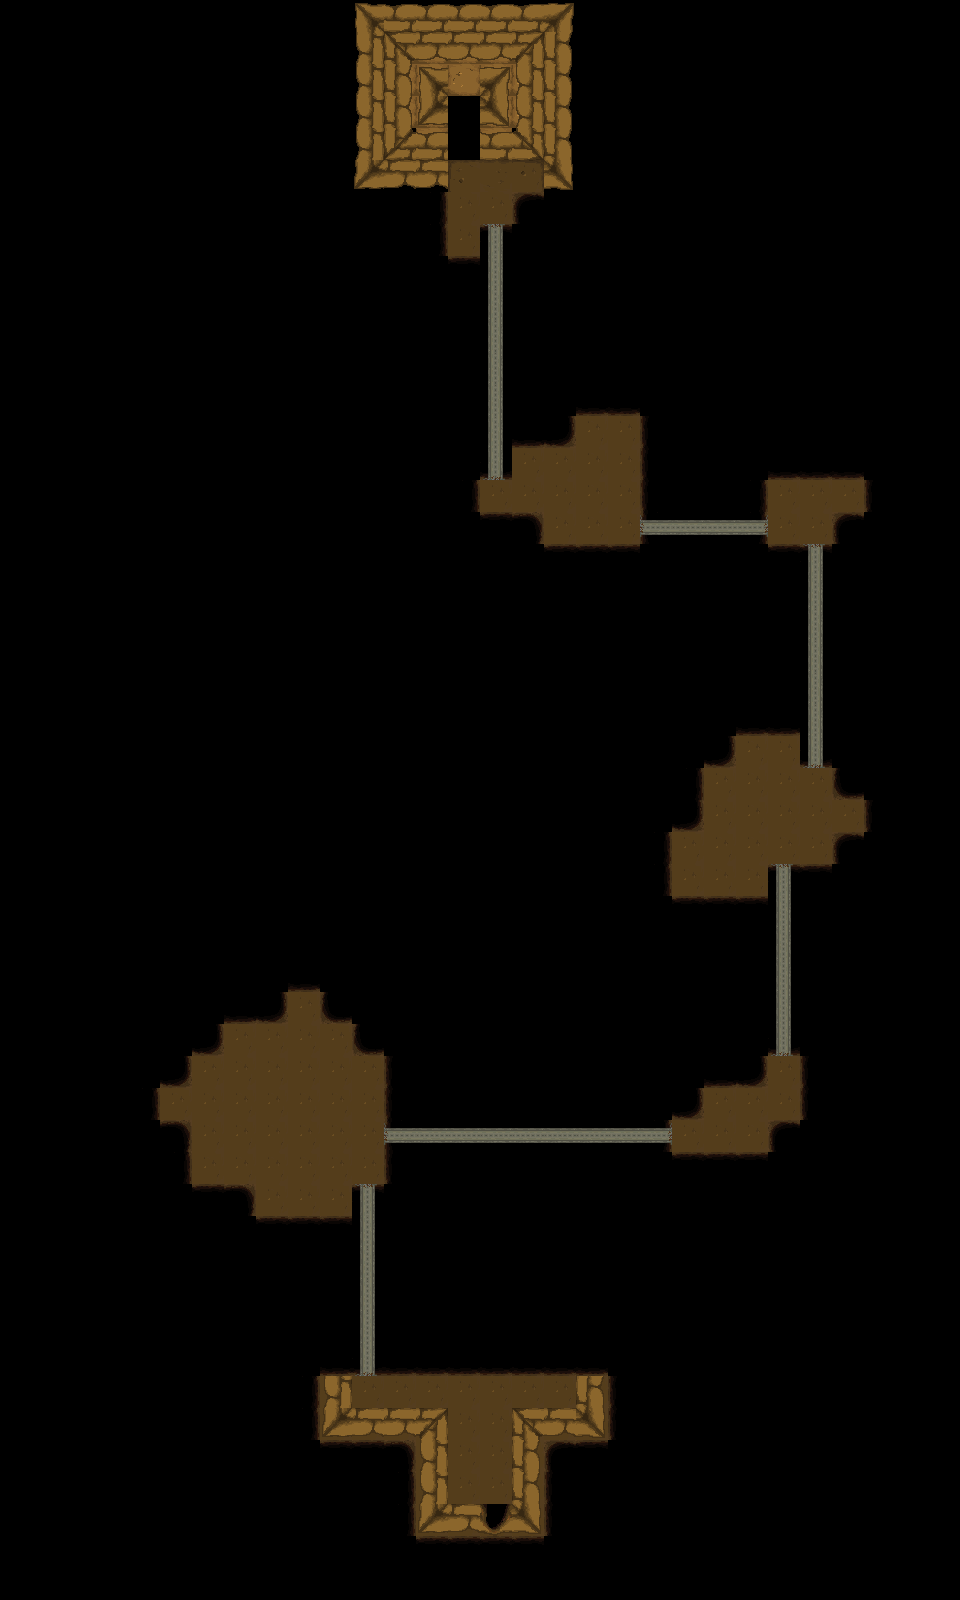

A 2D game scene composited from a Tiled map and its tileset images. What follows is a short description and the map's XML, with each tile layer's data collapsed to a summary:
An orthogonal 30x50 tile map with 32x32 px tiles, 2 tile layers (Background, Obstacles) and 8 objects (6x NPC2, SpawnPlayer, Cave).

<map version="1.10" tiledversion="1.11.2" orientation="orthogonal" renderorder="right-down" width="30" height="50" tilewidth="32" tileheight="32" infinite="0" nextlayerid="6" nextobjectid="9">
 <editorsettings>
  <export target="../public/assets/maps/map-level-06.json" format="json" />
 </editorsettings>
 <tileset firstgid="1" source="tileset.tsx" />
 <layer id="1" name="Background" width="30" height="50">
  <data>[1500 cells, 193 non-empty, 14 distinct tile ids]</data>
 </layer>
 <layer id="2" name="Obstacles" width="30" height="50">
  <data>[1500 cells, 1360 non-empty, 22 distinct tile ids]</data>
 </layer>
 <objectgroup id="3" name="SpawnPoints">
  <object id="1" name="SpawnPlayer" x="495" y="1489" />
  <object id="2" name="NPC2" x="308.667" y="1110" width="22.6667" height="22">
   <properties>
    <property name="keyName" value="level-13" />
   </properties>
  </object>
  <object id="3" name="NPC2" x="746.667" y="806" width="22.6667" height="22">
   <properties>
    <property name="keyName" value="level-13" />
   </properties>
  </object>
  <object id="4" name="NPC2" x="587.667" y="466" width="22.6667" height="22">
   <properties>
    <property name="keyName" value="level-13" />
   </properties>
  </object>
  <object id="5" name="NPC2" x="537.667" y="474" width="22.6667" height="22">
   <properties>
    <property name="keyName" value="level-13" />
   </properties>
  </object>
  <object id="6" name="NPC2" x="713.667" y="860" width="22.6667" height="22">
   <properties>
    <property name="keyName" value="level-13" />
   </properties>
  </object>
  <object id="7" name="NPC2" x="576.667" y="510" width="22.6667" height="22">
   <properties>
    <property name="keyName" value="level-13" />
   </properties>
  </object>
 </objectgroup>
 <objectgroup id="4" name="Items" />
 <objectgroup id="5" name="Doors">
  <object id="8" name="Cave" gid="33" x="448" y="96" width="32" height="32">
   <properties>
    <property name="collides" type="bool" value="false" />
    <property name="goToWorld" value="map-level-07" />
    <property name="needEnemiesKilled" type="int" value="6" />
   </properties>
  </object>
 </objectgroup>
</map>